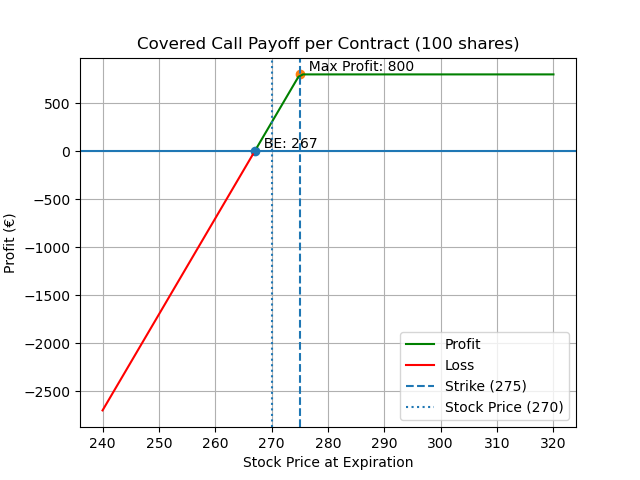

This chart was generated by the following Python code:
import numpy as np
import matplotlib.pyplot as plt

# Parameters
S0 = 270
K = 275
premium = 3
contract_size = 100

# Stock range
S = np.linspace(240, 320, 100)

# Payoff per contract
payoff = ((S - S0) + premium - np.maximum(S - K, 0)) * contract_size

# Break-even and max profit
breakeven = S0 - premium
max_profit = (K - S0 + premium) * contract_size

# Separate profit/loss
profit = np.where(payoff > 0, payoff, np.nan)
loss = np.where(payoff <= 0, payoff, np.nan)

# Plot
plt.figure()

plt.plot(S, profit, color='green', label="Profit")
plt.plot(S, loss, color='red', label="Loss")

# Reference lines
plt.axhline(0)
plt.axvline(K, linestyle='--', label="Strike (275)")
plt.axvline(S0, linestyle=':', label="Stock Price (270)")

# Break-even point
plt.scatter(breakeven, 0)
plt.text(breakeven, 0, f"  BE: {breakeven}", verticalalignment='bottom')

# Max profit point (flat region)
plt.scatter(K, max_profit)
plt.text(K, max_profit, f"  Max Profit: {max_profit}", verticalalignment='bottom')

# Labels
plt.title("Covered Call Payoff per Contract (100 shares)")
plt.xlabel("Stock Price at Expiration")
plt.ylabel("Profit (€)")

plt.legend()
plt.grid()

plt.show()
